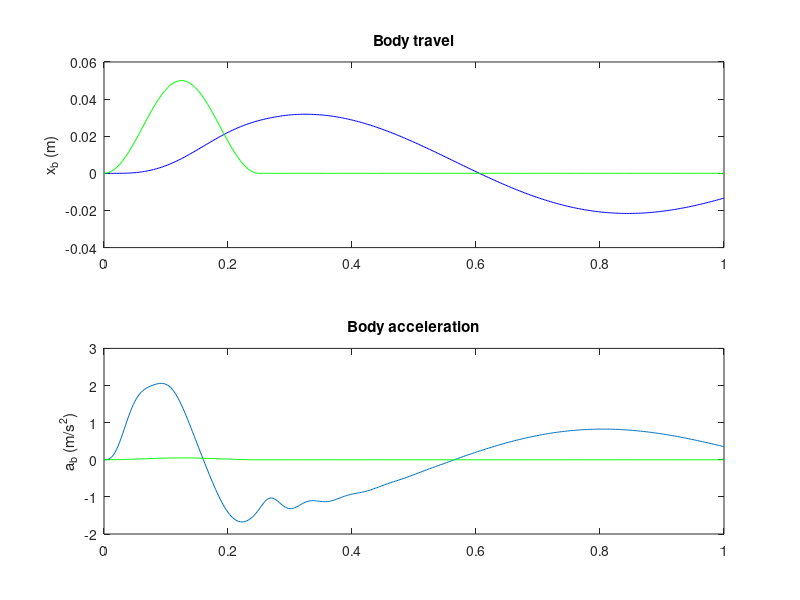

Source code (MATLAB): (Note: this script raises an error after producing the figure.)
%% Passive model
% Step 1: Assignment of values to parametres
mc = 400;    % kg
mw = 20;     % kg
bp = 700;   % N/m/s
ks = 16000 ; % N/m
kt = 190000; % N/m
% Step 2: State space matrices 
A = [ 0 1 0 0; [-ks -bp ks bp]/mc ; ...
      0 0 0 1; [ks bp -ks-kt -bp]/mw]
B = [ 0 ; 0 ; 0; [kt]/mw]
C = [1 0 0 0; 1 0 -1 0; A(2,:)]
D = [0 ; 0 ; 0]
A(2,:);
% Step 3 : State space system
car = ss(A,B,C,D)
car.StateName = {'body displacement (m)';'body vel (m/s)';...
          'wheel displacement (m)';'wheel vel (m/s)'};
car.InputName = {'r'};
car.OutputName = {'xb';'sd';'ac'}
% Step 4 : Road disturbance
t = 0:0.0025:1;
roaddist = zeros(size(t));
roaddist(1:101) = 0.025*(1-cos(8*pi*t(1:101)));
% Step 5 : Simulate
Passive = lsim(car,roaddist,t);
figure()
subplot(211)
plot(t,Passive(:,1),'b',t,roaddist,'g')
title('Body travel'), ylabel('x_b (m)')
subplot(212)
plot(t,Passive(:,3),t,roaddist,'g')
title('Body acceleration'), ylabel('a_b (m/s^2)')

%% Active model
% State space matrices 
A = [ 0 1 0 0; [-ks -bp ks bp]/mc ; ...
      0 0 0 1; [ks bp -ks-kt -bp]/mw];
B = [ 0 0; 0 1e3/mc ; 0 0 ; [kt -1e3]/mw];
C = [1 0 0 0; 1 0 -1 0; A(2,:)];
D = [0 0; 0 0; B(2,:)];
% State space system
car = ss(A,B,C,D);
car.StateName = {'body displacement (m)';'body vel (m/s)';...
          'wheel displacement (m)';'wheel vel (m/s)'};
car.InputName = {'r';'fa'};
car.OutputName = {'xb';'sd';'ac'};
% Step 6 : Actuator model 
ActNom = tf(1,[1/60 1]);
Wunc = makeweight(0.40,15,3);
unc = ultidyn('unc',[1 1],'SampleStateDim',5);
Act = ActNom*(1 + Wunc*unc);
Act.InputName = 'u';
Act.OutputName = 'fa';
% Step 7: Weights 
Wroad = ss(0.07);  Wroad.u = 'd1';   Wroad.y = 'r'; % Weight of road
Wact = 0.8*tf([1 50],[1 500]);  Wact.u = 'u';  Wact.y = 'e1';%Actuator weight
Wd2 = ss(0.01);  Wd2.u = 'd2';   Wd2.y = 'Wd2';%Noise weight
Wd3 = ss(0.5);   Wd3.u = 'd3';   Wd3.y = 'Wd3';
HandlingTarget = 0.04 * tf([1/8 1],[1/80 1]);% frequency filter for Handling 
ComfortTarget = 0.4 * tf([1/0.45 1],[1/150 1]);% frequency filter for Comfort 
beta = 0.5;% Balance coeffincient
Wsd = beta / HandlingTarget;% Weight of suspension deflection output
Wsd.u = 'sd';  Wsd.y = 'e3';
Wab = (1-beta) / ComfortTarget;% Weight of accelaration of car output
Wab.u = 'ac';  Wab.y = 'e2';
sdmeas  = sumblk('y1 = sd+Wd2');
abmeas = sumblk('y2 = ac+Wd3');
% Step 8: Define closed loop

ICinputs = {'d1';'d2';'d3';'u'};
ICoutputs = {'e1';'e2';'e3';'y1';'y2'};
caric = connect(car(2:3,:),Act,Wroad,Wact,Wd2,Wd3,Wab,Wsd,...
                 sdmeas,abmeas,ICinputs,ICoutputs) 
% Step 9 : Define Controller
ncont = 1; % one control signal, u
nmeas = 2; % two measurement signals, sd and ab
K = ss(zeros(ncont,nmeas,3));
gamma = zeros(3,1);

   [K(:,:,1),~,gamma(1)] = hinfsyn(caric(:,:,1),nmeas,ncont);

K.u = {'sd','ac'};  K.y = 'u';

% Step 10 : Closed-loop model
SIMK = connect(car,Act.Nominal,K,'r',{'xb';'sd';'ac';'fa'});

% Step 11 : Simulate the conditions imposed
y1 = lsim(SIMK(1:4,1,1),roaddist,t);

% Step 12 : Plot results and compare 
figure()
subplot(211)
plot(t,Passive(:,1),'b',t,y1(:,1),'r',t,roaddist,'g')
title('Body travel'), ylabel('x_b (m)')
subplot(212)
plot(t,Passive(:,3),'b',t,y1(:,3),'r',t,roaddist,'g')
title('Body acceleration'), ylabel('a_c (m/s^2)')
legend('Passive','Active','Road','location','SouthEast')
figure()
plot(t,zeros(size(t)),'b',t,y1(:,4),'k')
title('Control force'), xlabel('Time (s)'), ylabel('f_s (kN)')
legend('Passive','Active','location','SouthEast')



